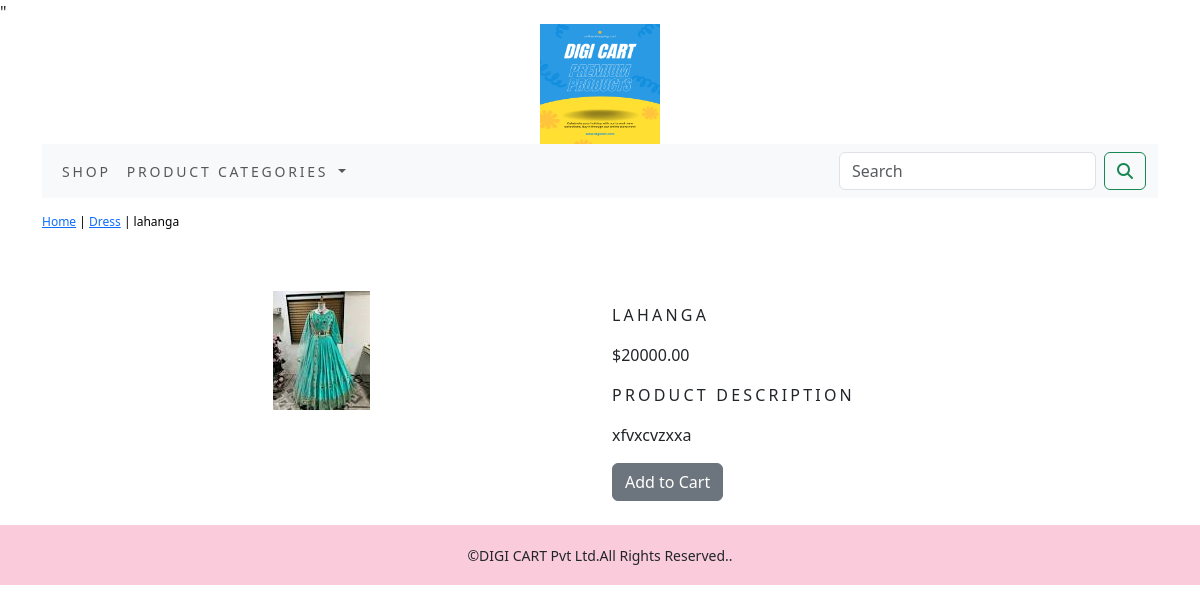
Page /digicart/dress/lahanga/ on the committed database.
### ShoppingApp/models.py (models this page shows, shortened)
class Product(models.Model):
    name=models.CharField(max_length=250,unique=True)
    slug=models.SlugField(max_length=250,unique=True)
    description=models.TextField(blank=True)
    price=models.DecimalField(max_digits=10,decimal_places=2)
    category=models.ForeignKey(Category,on_delete=models.CASCADE)
    image = models.ImageField(upload_to='product', blank=True)
    stock=models.IntegerField()
    available=models.BooleanField(default=True)
    created=models.DateTimeField(auto_now_add=True)
    updated=models.DateTimeField(auto_now=True)
    class Meta:
        ordering=('name',)
        verbose_name='product'
        verbose_name_plural='products'

class Category(models.Model):
    name=models.CharField(max_length=250,unique=True)
    slug=models.SlugField(max_length=250,unique=True)
    description=models.TextField(blank=True)
    image=models.ImageField(upload_to='category',blank=True)
    class Meta:
        ordering=('name',)
        verbose_name='category'
        verbose_name_plural='categories'
    def get_url(self):
        return reverse('ShoppingApp:products_by_category',args=[self.slug])
    def __str__(self):
        return '{}'.format(self.name)

### ShoppingApp/views.py (the view)
# urls.py: path('<slug:c_slug>/<slug:product_slug>/',views.productDetail,name='product_Detail'),
def productDetail(request,c_slug,product_slug):
    try:
        product=Product.objects.get(category__slug=c_slug,slug=product_slug)
    except Exception as e:
        raise e
    return render(request,'productDetail.html',{'product':product})

### Cart_app/context_processors.py (called while the page is built)
def counter(request):
    item_count=0
    if 'admin' in request.path:
        return {}
    else:
        try:
            cart=Cart.objects.filter(cart_id=_cart_id(request))
            cart_items=CartItem.objects.all().filter(cart=cart[:1])
            for cart_item in cart_items:
                item_count += cart_item.quantity
        except Cart.DoesNotExist:
            item_count = 0
        return dict(item_count=item_count)

### Cart_app/views.py (called while the page is built)
def _cart_id(request):
    cart=request.session.session_key
    if not cart:
        cart=request.session.create()
    return cart

### ShoppingApp/context_processors.py (called while the page is built)
def menu_links(request):
    links=Category.objects.all()
    return dict(links=links)

### Templates/productDetail.html (shortened to what this page needs)
{% extends 'base.html' %}
{% load static %}
{% block content %}
<div class="row my_prod_row_class">
    <div class="mx_auto">
        <p><a href="{% url 'ShoppingApp:AllProductCat' %}">Home</a> | <a href="{{product.category.get_url}}">{{product.category}}</a> | {{product.name}}</p>
    </div>
</div>
<div class="container">
    <br>
<div class="row">
    <div class="col-12 col-sm-12 col-md-12 col-lg-6 text-center">
        <div style="min-width:18rem;">
            <img src="{{product.image.url}}" alt="{{product.name}}">
        </div>
    </div>
        <div class="col-12 col-sm-12 col-md-12 col-lg-6">
            <div>
            <h1 class="my_prod_title">{{product.name}}</h1>
            <p>${{product.price}}</p>
            <p class="my_title">Product Description</p>
            <p class="text-justify my_prod_text">{{product.description}}</p>
            {% if product.stock <= 0 %}
                <p class="text-justify my_prod_text"><b>Out Of Stock</b></p>
            {% else %}
                <a class="btn btn-secondary" href="{% url 'Cart_app:add_cart' product.id %}">Add to Cart</a>
            {% endif %}
                <br><br>
        </div>
    </div>
    </div>
</div>
</div>
{% endblock %}

### static/css/custom.css (style rules this page uses)
body { font-family: 'Roboto Slab', serif; }
.my_title { font-size:16px; text-transform:uppercase; letter-spacing:.2em; }
.my_prod_row_class { padding-top:15px; padding-bottom:20px; }
.my_prod_row_class .mx_auto { color:#000; font-size:12px; text-decoration:none; }
.my_prod_title { font-size:16px; text-transform:uppercase; letter-spacing:.2em; padding-top:15px; padding-bottom:10px; }

### rows in the picture
Product: category "Dress", name "lahanga", image (picture), name "LAHANGA", price "20000.00", description "xfvxcvzxxa"
